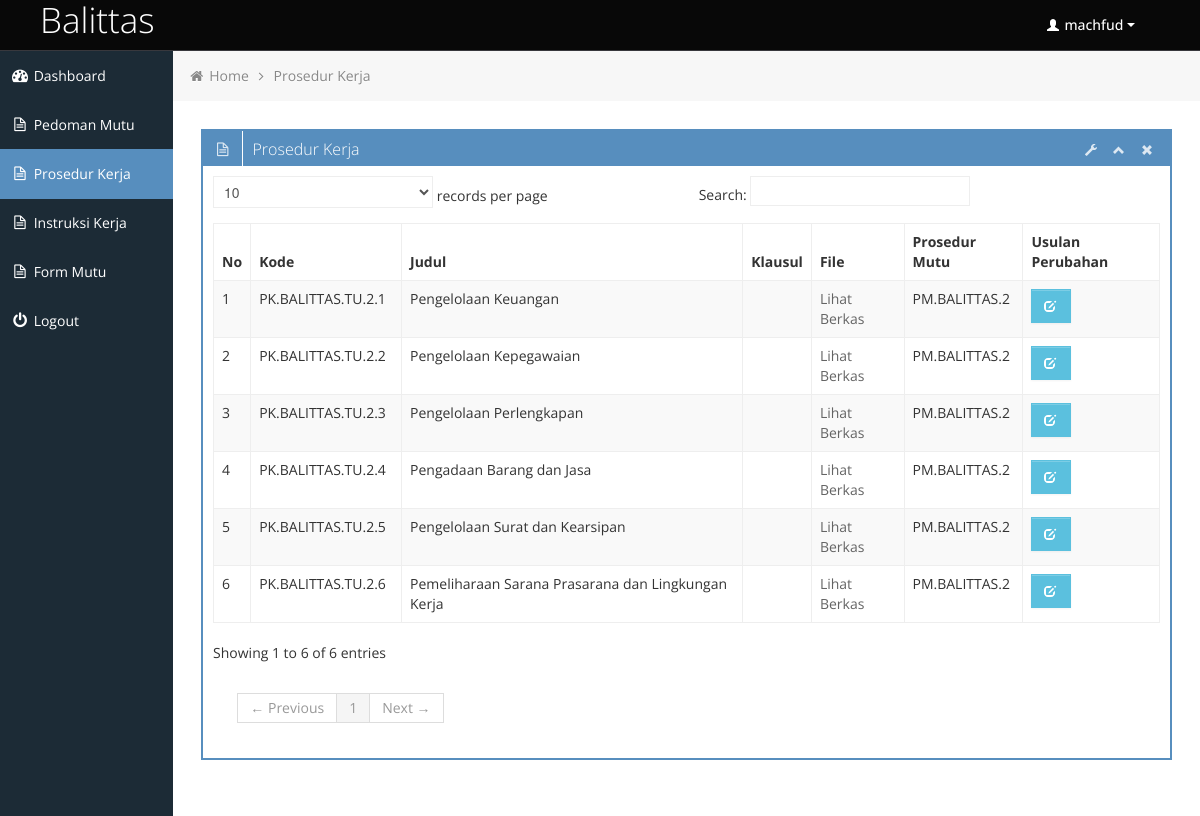
Screenshot of /user/prosedur_kerja.php (signed in) with the database file from the repository.
### tables this page shows
CREATE TABLE `prosedur_kerja` (
  `id` int(11) NOT NULL,
  `kode` varchar(64) NOT NULL,
  `judul` varchar(128) NOT NULL,
  `klausul` varchar(128) NOT NULL,
  `file` varchar(128) NOT NULL,
  `id_pedoman_mutu` int(11) NOT NULL
);

CREATE TABLE `pedoman_mutu` (
  `id` int(11) NOT NULL,
  `kode_prosedur` varchar(64) NOT NULL,
  `judul` varchar(128) NOT NULL,
  `file` varchar(128) NOT NULL
);

### user/prosedur_kerja.php (the view, shortened to what this page needs)
<div class="row-fluid sortable">
	<div class="box span12">
		<div class="box-header" data-original-title>
			<h2><i class="icon-file-alt"></i><span class="break"></span>Prosedur Kerja</h2>
			<div class="box-icon">
				<a href="#" class="btn-setting"><i class="halflings-icon white wrench"></i></a>
				<a href="#" class="btn-minimize"><i class="halflings-icon white chevron-up"></i></a>
				<a href="#" class="btn-close"><i class="halflings-icon white remove"></i></a>
			</div>
		</div>
		<div class="box-content">
			<table class="table table-striped table-bordered bootstrap-datatable datatable">
				<thead>
					<tr>
						<th>No</th>
						<th>Kode</th>
						<th>Judul</th>
						<th>Klausul</th>
						<th>File</th>
						<th>Prosedur Mutu</th>
						<?php if($_SESSION['id_hak_akses']=="WP"){ ?>
						<th>Actions</th>
						<?php }else if($_SESSION['id_hak_akses']=="PS"){ ?>
						<?php }else{ ?>
						<th>Usulan Perubahan</th>
						<?php } ?>
					</tr>
				</thead>
				<tbody>
				<?php
					include("../koneksi.php");
					if($_SESSION['id_hak_akses']=="WP" || $_SESSION['id_hak_akses']=="PS"){
						$sql = "SELECT * FROM prosedur_kerja ORDER BY kode";
					}else{
						$sql = "SELECT * FROM prosedur_kerja WHERE kode LIKE '%.".$_SESSION['id_hak_akses'].".%' ORDER BY kode";
					}
					$data = mysqli_query($koneksi, $sql);
					$i = 1;
					foreach ($data as $row)
				{ ?>
				<tr>
					<td><?php echo $i++; ?></td>
					<td><?php echo $row['kode']; ?></td>
					<td><?php echo $row['judul']; ?></td>
					<td><?php echo $row['klausul']; ?></td>
					<td><a href="../files/<?php echo $row['file']; ?>">Lihat Berkas</a></td>
					<?php
						$id=$row['id_pedoman_mutu'];
						$result = mysqli_query($koneksi, "SELECT * FROM pedoman_mutu where id=$id");
						while ($isi = mysqli_fetch_array($result)) {
								$data=$isi['kode_prosedur'];
						}
					?>
					<td><?php echo $data; ?></td>
					<?php if($_SESSION['id_hak_akses']=="WP"){ ?>
					<td class="center">
						<a class="btn btn-info" href="edit_prosedur_kerja.php?uID=<?php echo $row['id']; ?>">
							<i class="halflings-icon white edit"></i>
						</a>
						<a class="btn btn-danger" onclick="return confirmDel()" href="delete_prosedur_kerja.php?delID=<?php echo $row['id'];?>">
							<i class="halflings-icon white trash"></i>
						</a>
						<a class="btn btn-secondary" href="history_pk.php?kode=<?php echo $row['kode']; ?>&idD=<?php echo $row['id']; ?>&idK=2">
							<i class="halflings-icon white time"></i>
						</a>
					</td>
					<?php }else if($_SESSION['id_hak_akses']=="PS"){ ?>
					<?php }else{ ?>
						<td class="center">
						<a class="btn btn-info" href="perubahan_dokumen.php?dID=<?php echo $row['id']; ?>&kID=2">
							<i class="halflings-icon white edit"></i>
						</a>
					</td>
					<?php } ?>
				</tr>
				<?php
					}
				?>
				</tbody>
			</table>
		</div>
	</div>
</div>

### user/css/style.css (style rules this page uses)
body { background: #F5F5F5; color: #333; border: none; font-family: 'Open Sans', sans-serif; font-weight: 400; }
a { color: #646464; }
h2 { font-size: 16px; line-height: 16px; }
.box { border: 2px solid #578EBE; background: #fff !important; margin-bottom: 28px; }
.box-header { height: 16px; font-size: 16px; line-height: 16px; padding: 10px; background: #578EBE; -webkit-box-shadow: none; -moz-box-shadow: none; box-shadow: none; overflow: hidden; }
.box-header h2 { float:left; margin-top: 0px; font-weight: 300; }
.box-header .box-icon, .box-header h2 { color:#fff; }
.box-header h2 i { margin: 0px 3px 0px 4px; opacity: .8; filter: alpha(opacity=80); -ms-filter:"progid:DXImageTransform.Microsoft.Alpha(Opacity=80)"; }
.box-header .box-icon { float:right; margin-top: 1px; }
.box-header .box-icon i { -webkit-transition: all 0.1s ease-in-out; -moz-transition: all 0.1s ease-in-out; -o-transition: all 0.1s ease-in-out; -ms-transition: all 0.1s ease-in-out; transition: all 0.1s ease-in-out; opacity: .8; filter: alpha(opacity=80); -ms-filter:"progid:DXImageTransform.Microsoft.Alpha(Opacity=80)"; }
.box-header .box-icon a { margin: 0px 5px; }
.box-content { position: relative; z-index: 50; margin-top: -1px; padding: 10px; background: #fff !important; }
.btn { display: inline-block; padding: 6px 12px; margin-bottom: 0; font-size: 14px; font-weight: 500; line-height: 20px; text-align: center; white-space: nowrap; vertical-align: middle; cursor: pointer; border: 1px solid #a7a9aa; -webkit-border-radius: 0px !important; border-radius: 0px !important; }
.btn i { margin-top: 2px; }
.btn { color: #ffffff; background-color: #a7a9aa; border-color: #a7a9aa; background-image: none; filter: none; text-shadow: none; }
.btn-info { background-color: #5bc0de; border-color: #5bc0de; }
.table th, .table td { border-top: 1px solid #eee; }
.table-bordered { border-color: #eee; -webkit-border-radius: 0px !important; -moz-border-radius: 0px !important; border-radius: 0px !important; }
.table-bordered th, .table-bordered td { border-left: 1px solid #eee; }
.table-bordered thead:first-child tr:first-child > th:first-child, .table-bordered tbody:first-child tr:first-child > td:first-child, .table-bordered tbody:first-child tr:first-child > th:first-child { -webkit-border-radius: 0px !important; -moz-border-radius: 0px !important; border-radius: 0px !important; }
.table-bordered thead:first-child tr:first-child > th:last-child, .table-bordered tbody:first-child tr:first-child > td:last-child, .table-bordered tbody:first-child tr:first-child > th:last-child { -webkit-border-radius: 0px !important; -moz-border-radius: 0px !important; border-radius: 0px !important; }
.table-bordered thead:last-child tr:last-child > th:first-child, .table-bordered tbody:last-child tr:last-child > td:first-child, .table-bordered tbody:last-child tr:last-child > th:first-child, .table-bordered tfoot:last-child tr:last-child > td:first-child, .table-bordered tfoot:last-child tr:last-child > th:first-child { -webkit-border-radius: 0px !important; -moz-border-radius: 0px !important; border-radius: 0px !important; }
.table-bordered thead:last-child tr:last-child > th:last-child, .table-bordered tbody:last-child tr:last-child > td:last-child, .table-bordered tbody:last-child tr:last-child > th:last-child, .table-bordered tfoot:last-child tr:last-child > td:last-child, .table-bordered tfoot:last-child tr:last-child > th:last-child { -webkit-border-radius: 0px !important; -moz-border-radius: 0px !important; border-radius: 0px !important; }

### user/css/halflings.css (style rules this page uses)
html, html .halflings { -webkit-font-smoothing: antialiased !important; }
.halflings-icon { display: inline-block; width: 14px; height: 14px; line-height: 14px; vertical-align: text-top; background-image: url(../img/glyphicons_halflings.svg); background-position: 0 0; background-repeat: no-repeat; vertical-align: top; *display: inline; *zoom: 1; *margin-right: .3em; }
.halflings-icon.white { background-image: url(../img/glyphicons_halflings-white.svg); }
.halflings-icon.remove { background-position: -312px 0; }
.halflings-icon.edit { background-position: -96px -72px; }
.halflings-icon.chevron-up { background-position: -288px -120px; }
.halflings-icon.wrench { background-position: -360px -144px; }

### rows the page displays
prosedur_kerja: kode "PK.BALITTAS.TU.2.1", judul "Pengelolaan Keuangan", id_pedoman_mutu.kode_prosedur "PM.BALITTAS.2"
prosedur_kerja: kode "PK.BALITTAS.TU.2.2", judul "Pengelolaan Kepegawaian", id_pedoman_mutu.kode_prosedur "PM.BALITTAS.2"
prosedur_kerja: kode "PK.BALITTAS.TU.2.3", judul "Pengelolaan Perlengkapan", id_pedoman_mutu.kode_prosedur "PM.BALITTAS.2"
prosedur_kerja: kode "PK.BALITTAS.TU.2.4", judul "Pengadaan Barang dan Jasa", id_pedoman_mutu.kode_prosedur "PM.BALITTAS.2"
prosedur_kerja: kode "PK.BALITTAS.TU.2.5", judul "Pengelolaan Surat dan Kearsipan", id_pedoman_mutu.kode_prosedur "PM.BALITTAS.2"
prosedur_kerja: kode "PK.BALITTAS.TU.2.6", judul "Pemeliharaan Sarana Prasarana dan Lingkungan Kerja", id_pedoman_mutu.kode_prosedur "PM.BALITTAS.2"

### other values shown
$_SESSION['username'] "machfud"
